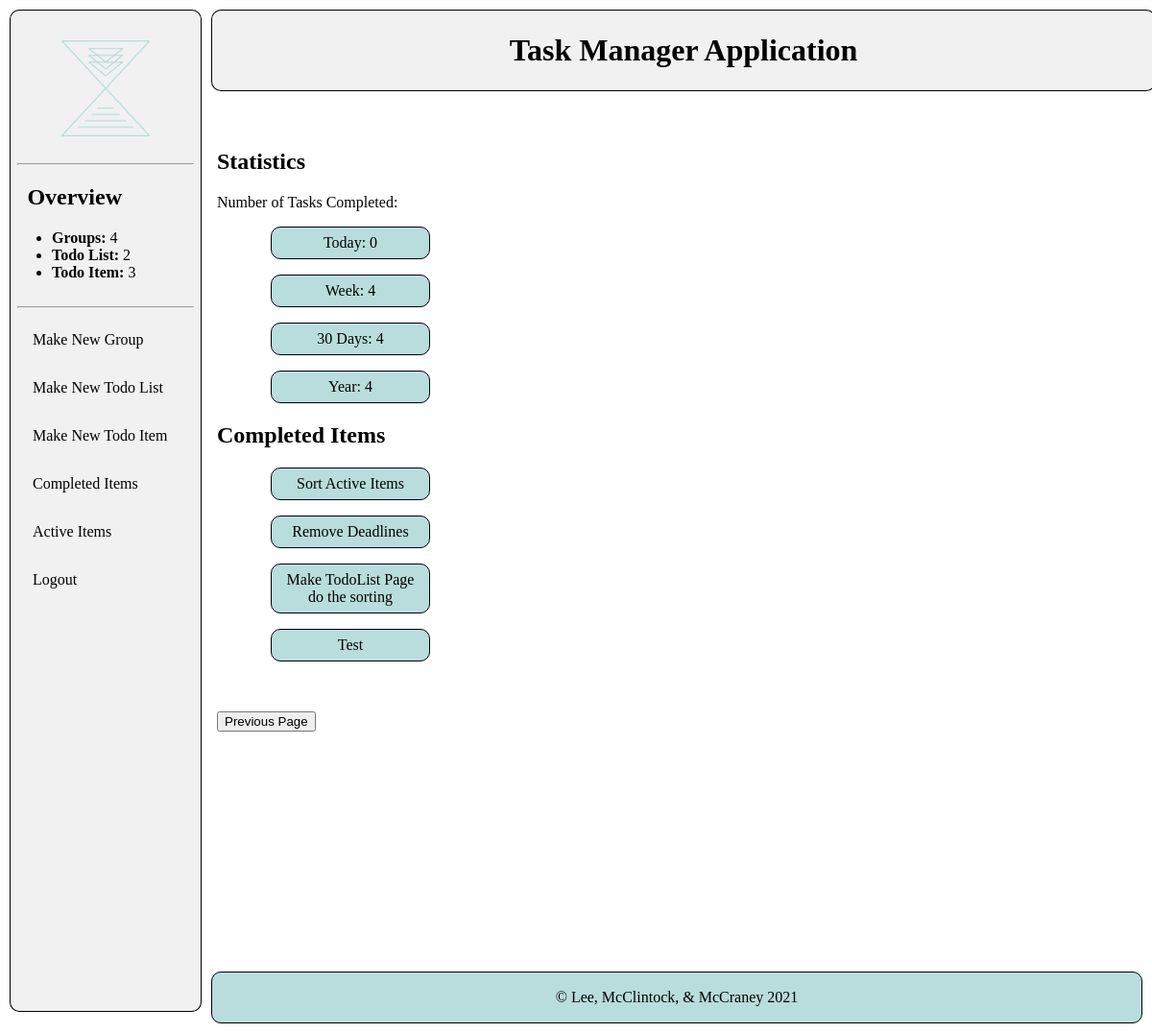
Page /completed (signed in) on the earlier database version.
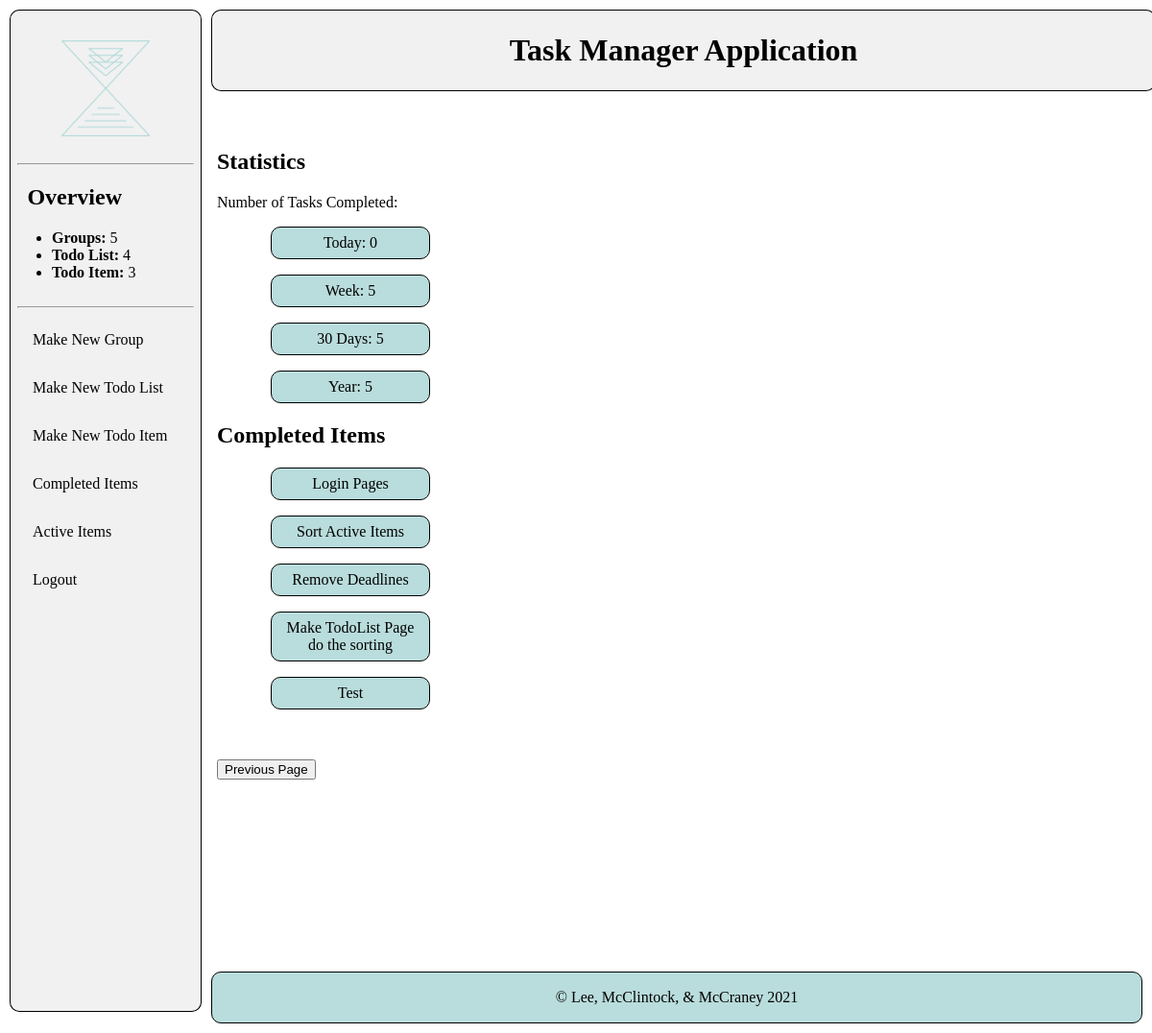
Same page on the later database version.
### calendarApp/models.py (models this page shows, shortened)
class TodoItem(models.Model):
    CHOICES = [(i,i) for i in range(4)]
    user = models.ForeignKey(User, on_delete=models.CASCADE)
    todoList = models.ForeignKey(TodoList, on_delete=models.CASCADE)
    name = models.CharField(max_length=200)
    description = models.CharField(max_length=200, blank=True)
    completed = models.BooleanField(default=False)
    completedDate = models.DateField(null=True, blank=True)
    deadline = models.DateField(null=True, blank=True)
    importanceLevel = models.IntegerField(default=0, choices=CHOICES)

### calendarApp/views.py (the view)
# urls.py: path("completed", views.completedItems, name="completedItems"),
@login_required
def completedItems(request):
    todoItems = TodoItem.objects.all().filter(completed=True, user=request.user)
    today = datetime.date.today()
    week = today - datetime.timedelta(days=7)
    thirty = today - datetime.timedelta(days=30)
    year = today - datetime.timedelta(days=365)
    todayCount = weekCount = thirtyCount = yearCount = 0
    for todoItem in todoItems:
        completedDate = todoItem.completedDate
        if  completedDate == today:
            todayCount = todayCount + 1
        if week <= completedDate <= today:
            weekCount = weekCount + 1
        if thirty <= completedDate <= today:
            thirtyCount = thirtyCount + 1
        if year <= completedDate <= today:
            yearCount = yearCount + 1
    return render(request, "completedItems.html",
        {
            "todoItems": todoItems,
            "todayCount": todayCount,
            "weekCount": weekCount,
            "thirtyCount": thirtyCount,
            "yearCount": yearCount,
        })

### calendarApp/models.py (called while the page is built)
    def __str__(self):
        return self.name

    def __str__(self):
        return self.name

### calendarSite/context_processors.py (called while the page is built)
def count(request):
    if request.user.is_authenticated:
        return {
            'num_Group': Group.objects.filter(user=request.user).count(),
            'num_TodoList': TodoList.objects.filter(user=request.user).count(),
            'num_TodoItem': TodoItem.objects.filter(user=request.user, completed=False).count(),
        }
    else:
        return {
            'num_Group': 0,
            'num_TodoList':0,
            'num_TodoItem': 0,
        }

### calendarApp/templates/completedItems.html
{% extends "base_generic.html" %}
{% block content %}
<div class="content">
    <div class="detail">
        <div class="formContent">
            <h2>Statistics</h2>
            <p>Number of Tasks Completed:</p>
            <div class="stat">
                <ul>
                    <li>Today: {{todayCount}}</li>
                    <li>Week: {{weekCount}}</li>
                    <li>30 Days: {{thirtyCount}}</li>
                    <li>Year: {{yearCount}}</li>
                </ul>
            </div>
            {% if todoItems%}
                <h2>Completed Items</h2>
                <ul>
                {% for todoItem in todoItems %}
                <div class="stat">
                <li><a href="/{{todoItem.todoList.group}}/{{todoItem.todoList}}/{{todoItem.name}}">{{todoItem.name}}</a></li>
                {% endfor %}
                </div>
                </ul>
            {% else %}
                <p>You have no completed Items</p>
            {% endif %}
        </div>
    </div>
    <br><br>
    <button onclick="location.href='javascript:history.go(-1)' ">Previous Page</a></button>
</div>
{% endblock %}

Differences in the rows shown:
now on this page (row edited): TodoItem: name "Login Pages"
Other differences:
{{ num_Group }}: "4" → "5"
{{ num_TodoList }}: "2" → "4"
{{ weekCount }}: "4" → "5"
{{ thirtyCount }}: "4" → "5"
{{ yearCount }}: "4" → "5"
